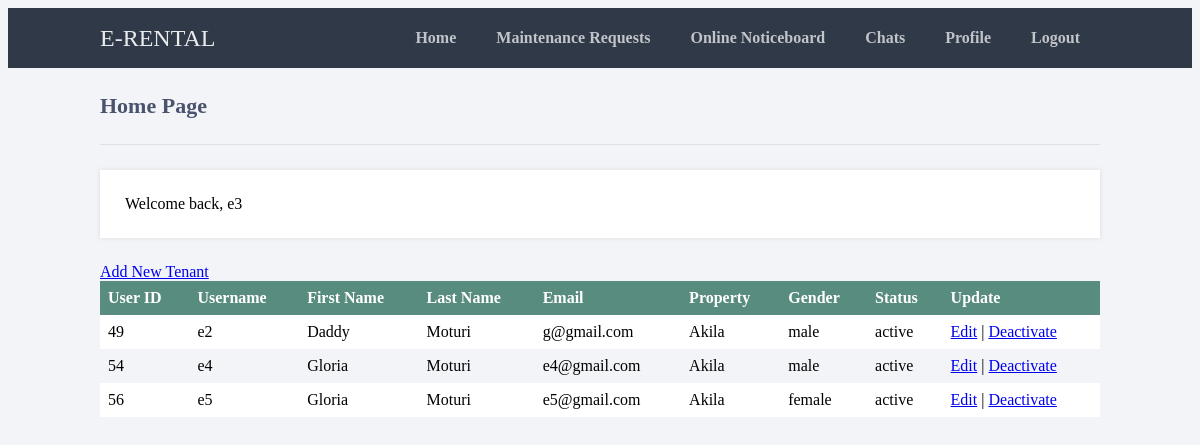
Before: /welcome.php (signed in) with the older database file.
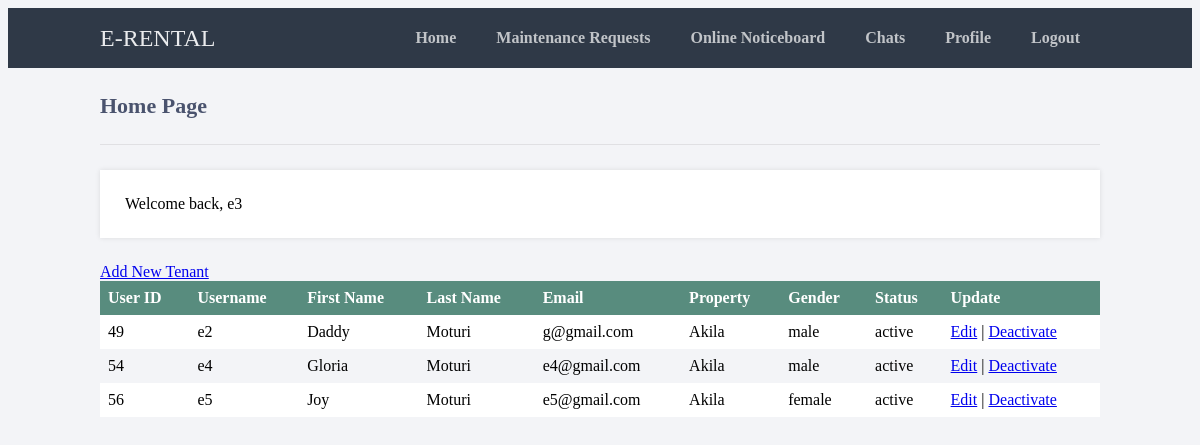
After: the same page with the newer database file.
### tables this page shows
CREATE TABLE `user` (
  `user_id` int(11) NOT NULL,
  `f_name` varchar(20) NOT NULL,
  `l_name` varchar(20) NOT NULL,
  `u_name` varchar(40) NOT NULL,
  `email` varchar(20) NOT NULL,
  `u_type` varchar(20) NOT NULL,
  `gender` varchar(10) NOT NULL,
  `psw` varchar(255) NOT NULL,
  `property` varchar(40) NOT NULL,
  `h_no` varchar(20) NOT NULL,
  `status` varchar(20) NOT NULL
);

### session.php (called while the page is built, shortened)
<?php
   include('config.php');
   $user_check = $_SESSION['login_user'];
   $ses_sql = mysqli_query($conn,"select * from user where u_name = '$user_check' ");
   $row = mysqli_fetch_array($ses_sql,MYSQLI_ASSOC);
   $login_session = $row['u_name'];
   $session_property=$row['property'];
?>

### welcome.php (the view, shortened to what this page needs)
<?php
   include("config.php");
   include('session.php');
?>
<html>
	<head>
		<link href="stylesheet.css" rel="stylesheet" type="text/css">
	</head>
	<body class="loggedin">
		<nav class="navtop">
			<div>
				<h1>E-RENTAL</h1>
				<a href="welcome.php">Home</a>
				<a href="requests.html">Maintenance Requests</a>
				<a href="posts.php">Online Noticeboard</a>
				<a href="chats.php">Chats</a>
				<a href="profile.php">Profile</a>
				<a href="logout.php">Logout</a>
			</div>
		</nav>
		<div class="content">
			<h2>Home Page</h2>
			<p>Welcome back, <?php echo $login_session; ?></p>
			<?php
   $stmt = $conn->prepare('SELECT u_type FROM user WHERE user_id = ?');
$stmt->bind_param('i', $_SESSION['user_id']);
$stmt->execute();
$stmt->bind_result($u_type);
if($u_type=='landlord')
{
	echo '<a href="add.html">Add New Tenant</a>';
	$sql="SELECT * FROM user WHERE u_type='tenant' AND property='$session_property' ";
	$result = $conn->query($sql);
	if ($result->num_rows > 0) {
	echo "<table>";
	echo "<tr><th>"."User ID"."</th><th>"."Username"."</th><th>"."First Name"."</th><th>"."Last Name"."</th><th>"."Email"."</th><th>"."Property"."</th><th>"."Gender"."</th><th>"."Status"."</th><th>"."Update"."</th></tr>";
    while($row = mysqli_fetch_array($result)) {
		echo "<tr><td>" . $row["user_id"]. "</td><td>" . $row["u_name"] . "</td><td>". $row["f_name"]. "</td><td>" .$row["l_name"]. "</td><td>" . $row["email"] . "</td><td>". $row["property"]. "</td><td>". $row["gender"]."</td><td>". $row["status"]. "</td><td>"."<a href=\"edit.php?user_id=$row[user_id]\">Edit</a> | <a href=\"delete.php?user_id=$row[user_id]\" onClick=\"return confirm('Are you sure you want to deactivate the account?')\">Deactivate</a>"."</td></tr>";
}
echo "</table>";
} else { echo "0 results"; }
    }
?>
		</div>
	</body>
</html>

Changed rows visible on the page:
changed user "e5@gmail.com": f_name "Gloria" → "Joy"
